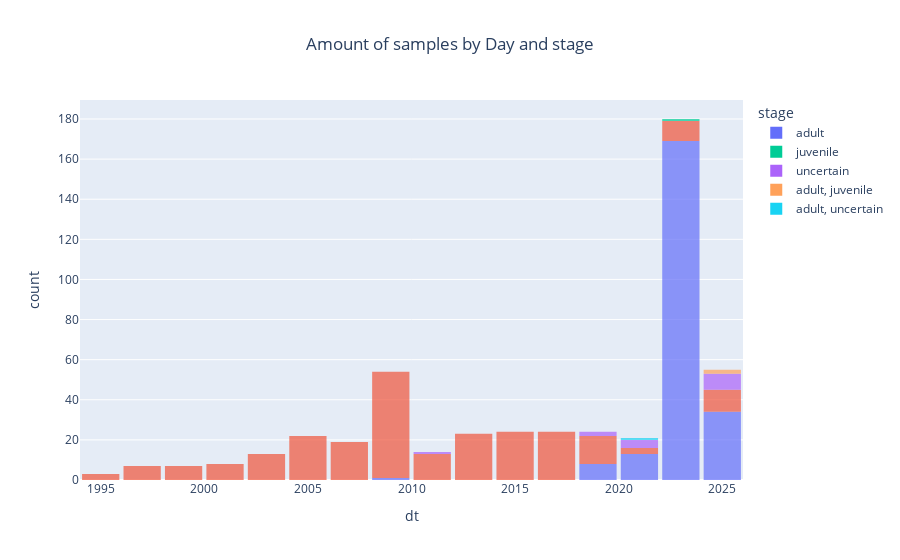

Notebook code for this chart:
### Markdown cell above
## 3.2. Daily Distribution Analysis

### Code cell
fig = eda.daily_distribution_analysis(df, 'dt', 'stage')

### Figure 1 — Plotly figure (JSON) as saved in the notebook; plotly's stock layout.template omitted (floating-point values rounded to 4 significant figures; data arrays with more than 128 entries replaced by an {"elided": "..."} marker saying what was removed)
{"data": [{"alignmentgroup": "True", "bingroup": "x", "hovertemplate": "stage=adult<br>dt=%{x}<br>count=%{y}<extra></extra>", "legendgroup": "adult", "marker": {"color": "#636efa", "opacity": 0.7, "pattern": {"shape": ""}}, "name": "adult", "offsetgroup": "adult", "orientation": "v", "showlegend": true, "type": "histogram", "x": {"elided": "225 str values"}, "xaxis": "x", "yaxis": "y"}, {"alignmentgroup": "True", "bingroup": "x", "hovertemplate": "stage=<br>dt=%{x}<br>count=%{y}<extra></extra>", "legendgroup": "", "marker": {"color": "#EF553B", "opacity": 0.7, "pattern": {"shape": ""}}, "name": "", "offsetgroup": "", "orientation": "v", "showlegend": false, "type": "histogram", "x": {"elided": "256 str values"}, "xaxis": "x", "yaxis": "y"}, {"alignmentgroup": "True", "bingroup": "x", "hovertemplate": "stage=juvenile<br>dt=%{x}<br>count=%{y}<extra></extra>", "legendgroup": "juvenile", "marker": {"color": "#00cc96", "opacity": 0.7, "pattern": {"shape": ""}}, "name": "juvenile", "offsetgroup": "juvenile", "orientation": "v", "showlegend": true, "type": "histogram", "x": ["2023-04-13"], "xaxis": "x", "yaxis": "y"}, {"alignmentgroup": "True", "bingroup": "x", "hovertemplate": "stage=uncertain<br>dt=%{x}<br>count=%{y}<extra></extra>", "legendgroup": "uncertain", "marker": {"color": "#ab63fa", "opacity": 0.7, "pattern": {"shape": ""}}, "name": "uncertain", "offsetgroup": "uncertain", "orientation": "v", "showlegend": true, "type": "histogram", "x": ["2024-12-25", "2024-11-30", "2024-09-07", "2025-03-07", "2024-09-06", "2024-08-28", "2025-03-12", "2021-07-28", "2021-07-02", "2020-04-28", "2019-10-29", "2010-02-21", "2018-05-11", "2020-07-10", "2024-02-23"], "xaxis": "x", "yaxis": "y"}, {"alignmentgroup": "True", "bingroup": "x", "hovertemplate": "stage=adult, juvenile<br>dt=%{x}<br>count=%{y}<extra></extra>", "legendgroup": "adult, juvenile", "marker": {"color": "#FFA15A", "opacity": 0.7, "pattern": {"shape": ""}}, "name": "adult, juvenile", "offsetgroup": "adult, juvenile", "orientation": "v", "showlegend": true, "type": "histogram", "x": ["2025-01-23", "2025-01-23"], "xaxis": "x", "yaxis": "y"}, {"alignmentgroup": "True", "bingroup": "x", "hovertemplate": "stage=adult, uncertain<br>dt=%{x}<br>count=%{y}<extra></extra>", "legendgroup": "adult, uncertain", "marker": {"color": "#19d3f3", "opacity": 0.7, "pattern": {"shape": ""}}, "name": "adult, uncertain", "offsetgroup": "adult, uncertain", "orientation": "v", "showlegend": true, "type": "histogram", "x": ["2020-10-13"], "xaxis": "x", "yaxis": "y"}], "layout": {"bargap": 0.1, "barmode": "relative", "legend": {"title": {"text": "stage"}, "tracegroupgap": 0}, "title": {"text": "Amount of samples by Day and stage", "x": 0.5}, "xaxis": {"anchor": "y", "domain": [0, 1], "title": {"text": "dt"}}, "yaxis": {"anchor": "x", "domain": [0, 1], "title": {"text": "count"}}}}
